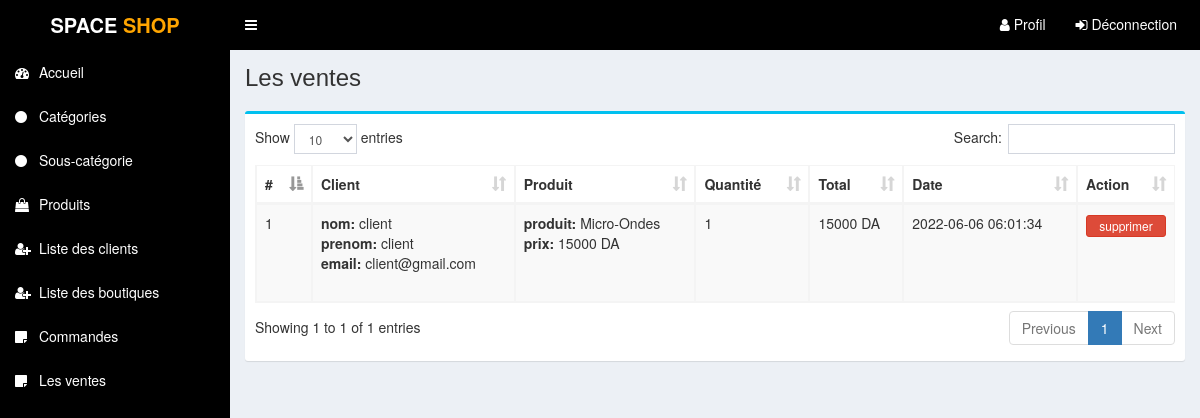
Screenshot of /admin/vente.php (signed in) with the database file from the repository.
### tables this page shows
CREATE TABLE IF NOT EXISTS `tbl_vente` (
  `id` int(11) NOT NULL AUTO_INCREMENT,
  `id_client` int(11) NOT NULL,
  `idboutique` int(5) NOT NULL,
  `date_vente` varchar(50) NOT NULL,
  `quantite` int(3) NOT NULL,
  `id_produit` int(3) NOT NULL,
  PRIMARY KEY (`id`)
);

CREATE TABLE IF NOT EXISTS `table_client` (
  `id_c` int(11) NOT NULL AUTO_INCREMENT,
  `nom_c` varchar(100) NOT NULL,
  `prenom_c` varchar(100) NOT NULL,
  `email_c` varchar(100) NOT NULL,
  `tel_c` varchar(50) NOT NULL,
  `id_pays` int(11) NOT NULL,
  `add_c` text NOT NULL,
  `willaya_c` varchar(100) NOT NULL,
  `ville_c` varchar(100) NOT NULL,
  `code_postal_c` varchar(30) NOT NULL,
  `pass_c` varchar(100) NOT NULL,
  `dateins_c` varchar(100) NOT NULL,
  `post` varchar(20) NOT NULL,
  `num_cni_pc` int(20) NOT NULL,
  `num_reg` int(30) NOT NULL,
  PRIMARY KEY (`id_c`)
);

CREATE TABLE IF NOT EXISTS `table_produit` (
  `p_id` int(11) NOT NULL AUTO_INCREMENT,
  `p_nom` varchar(255) NOT NULL,
  `p_prixanc` varchar(10) NOT NULL,
  `p_prix` varchar(10) NOT NULL,
  `p_quantite` int(10) NOT NULL,
  `p_photo` varchar(255) NOT NULL,
  `p_info` text NOT NULL,
  `p_desc` text NOT NULL,
  `p_vue` int(11) NOT NULL,
  `p_boutique` varchar(5) NOT NULL,
  `p_active` int(1) NOT NULL,
  `id_souscat` int(11) NOT NULL,
  `cat_id` int(4) NOT NULL,
  PRIMARY KEY (`p_id`)
);

### admin/vente.php (the view, shortened to what this page needs)
<?php require_once('header.php'); ?>
<section class="content-header">
	<div class="content-header-left">
		<h1>Les ventes</h1>
	</div>
</section>
<section class="content">
  <div class="row">
    <div class="col-md-12">
      <div class="box box-info">
        <div class="box-body table-responsive">
          <table id="example1" class="table table-bordered table-hover table-striped">
			<thead>
			    <tr>
			        <th>#</th>
                    <th>Client</th>
			        <th>Produit</th>
                    <th>Quantité</th>
                    <th>Total</th>
                    <th>Date</th>
                    <th>Action</th>
			    </tr>
			</thead>
            <tbody>
            	<?php
            	$i=0;
            	$statement = $pdo->prepare("SELECT * FROM tbl_vente WHERE idboutique = 0 ORDER by id DESC");
            	$statement->execute();
            	$result = $statement->fetchAll(PDO::FETCH_ASSOC);
            	foreach ($result as $row) {
            		$i++;
            		?>
					<tr>
	                    <td><?php echo $i; ?></td>
	                    <td>
                            <?php
                           $statement1 = $pdo->prepare("SELECT * FROM table_client WHERE id_c=?");
                           $statement1->execute(array($row['id_client']));
                           $result1 = $statement1->fetchAll(PDO::FETCH_ASSOC);
                           foreach ($result1 as $row1) {
                                echo '<b>nom:</b> '.$row1['nom_c'].' <br>';
                                echo '<b>prenom:</b> '.$row1['prenom_c'].' <br>';
                                echo '<b>email:</b> '.$row1['email_c'].' <br>';
                           }
                           ?>
                        </td>
                        <td>
                           <?php
                           $statement1 = $pdo->prepare("SELECT * FROM table_produit WHERE p_id=?");
                           $statement1->execute(array($row['id_produit']));
                           $result1 = $statement1->fetchAll(PDO::FETCH_ASSOC);
                           foreach ($result1 as $row1) {
                                echo '<b>produit:</b> '.$row1['p_nom'].' <br>';
                               echo '<b>prix:</b> '.$row1['p_prix'].' DA <br>';
                                echo '<br><br>';
                           }
                           ?>
                        </td>
                        <td><?php echo $row['quantite']; ?></td>
                        <td><?php echo $row1['p_prix']*$row['quantite'].' DA'; ?></td>
                        <td><?php echo $row['date_vente']; ?></td>
	                    <td>
                            <a href="#" class="btn btn-danger btn-xs" data-href="../fonctions/supp_vente.php?idc=<?php echo $row['id']; ?>" data-toggle="modal" data-target="#confirm-delete" style="width:100%;">supprimer</a>
	                    </td>
	                </tr>
            		<?php
            	}
            	?>
            </tbody>
          </table>
        </div>
      </div>
</section>
<?php require_once('footer.php'); ?>

### admin/css/style.css (style rules this page uses)
.content-header { overflow: hidden; }
.content-header .content-header-left h1 { margin-top: 0; margin-bottom: 0; padding-left: 0px; padding-bottom: 5px; font-size: 24px; position: relative; }

### rows the page displays
tbl_vente: quantite "1", table_produit.p_prix "15000", date_vente "2022-06-06 06:01:34"
table_client: nom_c "client", prenom_c "client", email_c "client@gmail.com"
table_produit: p_nom "Micro-Ondes", p_prix "15000"
